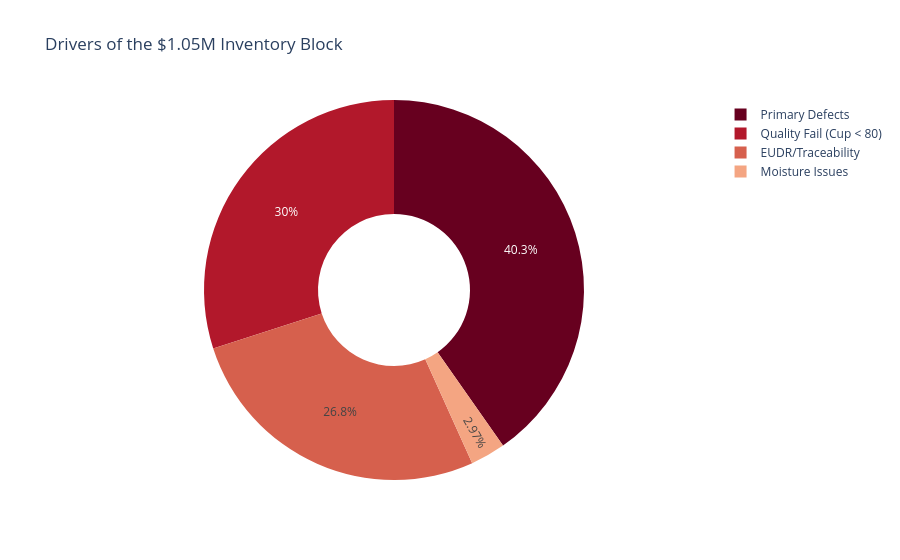

The code cell stored with this chart in its notebook:
### Markdown cell above
#### ROOT CAUSE ANALYSIS

### Code cell
import plotly.express as px
import pandas as pd

rejection_reasons = {
    "Moisture Issues": len(df[df['moisture_pct'] > 11.5]),
    "Primary Defects": len(df[df['primary_defects'] > 0]),
    "Quality Fail (Cup < 80)": len(df[df['cup_score'] < 80.0]),
    "EUDR/Traceability": len(df[df['eudr_status'] == "Flagged"])
}

reasons_df = pd.Series(rejection_reasons).sort_values(ascending=False)

print("ROOT CAUSE ANALYSIS")
for reason, count in reasons_df.items():
    print(f" {reason}: {count} lots affected")

fig = px.pie(values=reasons_df.values, names=reasons_df.index, 
             title="Drivers of the $1.05M Inventory Block",
             hole=0.4, color_discrete_sequence=px.colors.sequential.RdBu)
fig.show()

### Figure 1 — Plotly figure (JSON) as saved in the notebook; plotly's stock layout.template omitted (floating-point values rounded to 4 significant figures)
{"data": [{"domain": {"x": [0, 1], "y": [0, 1]}, "hole": 0.4, "hovertemplate": "label=%{label}<br>value=%{value}<extra></extra>", "labels": ["Primary Defects", "Quality Fail (Cup < 80)", "EUDR/Traceability", "Moisture Issues"], "legendgroup": "", "name": "", "showlegend": true, "type": "pie", "values": [176, 131, 117, 13]}], "layout": {"legend": {"tracegroupgap": 0}, "piecolorway": ["rgb(103,0,31)", "rgb(178,24,43)", "rgb(214,96,77)", "rgb(244,165,130)", "rgb(253,219,199)", "rgb(247,247,247)", "rgb(209,229,240)", "rgb(146,197,222)", "rgb(67,147,195)", "rgb(33,102,172)", "rgb(5,48,97)"], "title": {"text": "Drivers of the $1.05M Inventory Block"}}}
